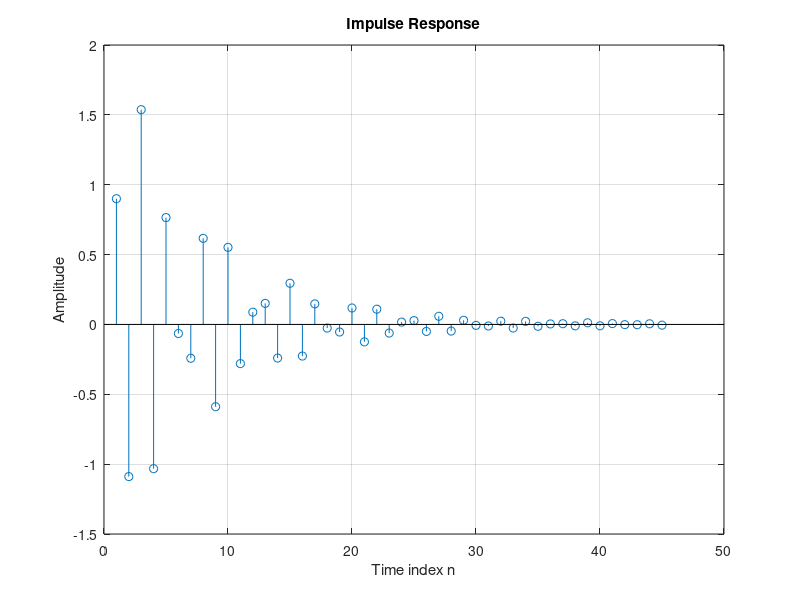

Reproduce this figure in MATLAB.
%Program Q2.20
N = 45;
den = [1 0.71 -0.46 -0.62 ];
num = [0.9 -0.45 0.35 0.002];
y = impz(num,den,N);
% Plot the impulse response
stem(y);
xlabel('Time index n'); ylabel('Amplitude');
title('Impulse Response'); grid;
